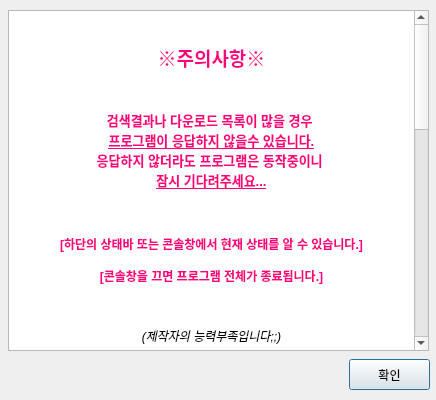
<?xml version="1.0" encoding="UTF-8"?>
<ui version="4.0">
 <class>Dialog</class>
 <widget class="QDialog" name="Dialog">
  <property name="enabled">
   <bool>true</bool>
  </property>
  <property name="geometry">
   <rect>
    <x>0</x>
    <y>0</y>
    <width>436</width>
    <height>400</height>
   </rect>
  </property>
  <property name="sizePolicy">
   <sizepolicy hsizetype="Fixed" vsizetype="Fixed">
    <horstretch>0</horstretch>
    <verstretch>0</verstretch>
   </sizepolicy>
  </property>
  <property name="minimumSize">
   <size>
    <width>436</width>
    <height>400</height>
   </size>
  </property>
  <property name="maximumSize">
   <size>
    <width>436</width>
    <height>400</height>
   </size>
  </property>
  <property name="windowTitle">
   <string>Dialog</string>
  </property>
  <property name="windowIcon">
   <iconset>
    <normaloff>questionmark.ico</normaloff>questionmark.ico</iconset>
  </property>
  <widget class="QTextBrowser" name="textBrowser">
   <property name="geometry">
    <rect>
     <x>8</x>
     <y>10</y>
     <width>421</width>
     <height>341</height>
    </rect>
   </property>
   <property name="styleSheet">
    <string notr="true"/>
   </property>
   <property name="html">
    <string>&lt;!DOCTYPE HTML PUBLIC &quot;-//W3C//DTD HTML 4.0//EN&quot; &quot;http://www.w3.org/TR/REC-html40/strict.dtd&quot;&gt;
&lt;html&gt;&lt;head&gt;&lt;meta name=&quot;qrichtext&quot; content=&quot;1&quot; /&gt;&lt;style type=&quot;text/css&quot;&gt;
p, li { white-space: pre-wrap; }
&lt;/style&gt;&lt;/head&gt;&lt;body style=&quot; font-family:'Gulim'; font-size:9pt; font-weight:400; font-style:normal;&quot;&gt;
&lt;p align=&quot;center&quot; style=&quot;-qt-paragraph-type:empty; margin-top:0px; margin-bottom:0px; margin-left:0px; margin-right:0px; -qt-block-indent:0; text-indent:0px;&quot;&gt;&lt;br /&gt;&lt;/p&gt;
&lt;p align=&quot;center&quot; style=&quot;-qt-paragraph-type:empty; margin-top:0px; margin-bottom:0px; margin-left:0px; margin-right:0px; -qt-block-indent:0; text-indent:0px;&quot;&gt;&lt;br /&gt;&lt;/p&gt;
&lt;p align=&quot;center&quot; style=&quot; margin-top:0px; margin-bottom:0px; margin-left:0px; margin-right:0px; -qt-block-indent:0; text-indent:0px;&quot;&gt;&lt;span style=&quot; font-size:14pt; font-weight:600; color:#ff007f;&quot;&gt;※주의사항※&lt;/span&gt;&lt;/p&gt;
&lt;p align=&quot;center&quot; style=&quot;-qt-paragraph-type:empty; margin-top:0px; margin-bottom:0px; margin-left:0px; margin-right:0px; -qt-block-indent:0; text-indent:0px; font-size:14pt; font-weight:600; color:#ff007f;&quot;&gt;&lt;br /&gt;&lt;/p&gt;
&lt;p align=&quot;center&quot; style=&quot;-qt-paragraph-type:empty; margin-top:0px; margin-bottom:0px; margin-left:0px; margin-right:0px; -qt-block-indent:0; text-indent:0px; font-size:10pt; font-weight:600; color:#ff007f;&quot;&gt;&lt;br /&gt;&lt;/p&gt;
&lt;p align=&quot;center&quot; style=&quot; margin-top:0px; margin-bottom:0px; margin-left:0px; margin-right:0px; -qt-block-indent:0; text-indent:0px;&quot;&gt;&lt;span style=&quot; font-size:10pt; font-weight:600; color:#ff007f;&quot;&gt;검색결과나 다운로드 목록이 많을 경우 &lt;/span&gt;&lt;/p&gt;
&lt;p align=&quot;center&quot; style=&quot; margin-top:0px; margin-bottom:0px; margin-left:0px; margin-right:0px; -qt-block-indent:0; text-indent:0px;&quot;&gt;&lt;span style=&quot; font-size:10pt; font-weight:600; text-decoration: underline; color:#ff007f;&quot;&gt;프로그램이 응답하지 않을수 있습니다.&lt;/span&gt;&lt;/p&gt;
&lt;p align=&quot;center&quot; style=&quot; margin-top:0px; margin-bottom:0px; margin-left:0px; margin-right:0px; -qt-block-indent:0; text-indent:0px;&quot;&gt;&lt;span style=&quot; font-size:10pt; font-weight:600; color:#ff007f;&quot;&gt;응답하지 않더라도 프로그램은 동작중이니 &lt;/span&gt;&lt;/p&gt;
&lt;p align=&quot;center&quot; style=&quot; margin-top:0px; margin-bottom:0px; margin-left:0px; margin-right:0px; -qt-block-indent:0; text-indent:0px;&quot;&gt;&lt;span style=&quot; font-size:10pt; font-weight:600; text-decoration: underline; color:#ff007f;&quot;&gt;잠시 기다려주세요...&lt;/span&gt;&lt;/p&gt;
&lt;p align=&quot;center&quot; style=&quot;-qt-paragraph-type:empty; margin-top:0px; margin-bottom:0px; margin-left:0px; margin-right:0px; -qt-block-indent:0; text-indent:0px; font-size:10pt; font-weight:600; color:#ff007f;&quot;&gt;&lt;br /&gt;&lt;/p&gt;
&lt;p align=&quot;center&quot; style=&quot;-qt-paragraph-type:empty; margin-top:0px; margin-bottom:0px; margin-left:0px; margin-right:0px; -qt-block-indent:0; text-indent:0px; font-size:10pt; font-weight:600; color:#ff007f;&quot;&gt;&lt;br /&gt;&lt;/p&gt;
&lt;p align=&quot;center&quot; style=&quot;-qt-paragraph-type:empty; margin-top:0px; margin-bottom:0px; margin-left:0px; margin-right:0px; -qt-block-indent:0; text-indent:0px; font-size:10pt; font-weight:600; color:#ff007f;&quot;&gt;&lt;br /&gt;&lt;/p&gt;
&lt;p align=&quot;center&quot; style=&quot; margin-top:0px; margin-bottom:0px; margin-left:0px; margin-right:0px; -qt-block-indent:0; text-indent:0px;&quot;&gt;&lt;span style=&quot; font-weight:600; color:#ff007f;&quot;&gt;[하단의 상태바 또는 콘솔창에서 현재 상태를 알 수 있습니다.]&lt;/span&gt;&lt;/p&gt;
&lt;p align=&quot;center&quot; style=&quot;-qt-paragraph-type:empty; margin-top:0px; margin-bottom:0px; margin-left:0px; margin-right:0px; -qt-block-indent:0; text-indent:0px; font-weight:600; color:#ff007f;&quot;&gt;&lt;br /&gt;&lt;/p&gt;
&lt;p align=&quot;center&quot; style=&quot; margin-top:0px; margin-bottom:0px; margin-left:0px; margin-right:0px; -qt-block-indent:0; text-indent:0px;&quot;&gt;&lt;span style=&quot; font-weight:600; color:#ff007f;&quot;&gt;[콘솔창을 끄면 프로그램 전체가 종료됩니다.]&lt;/span&gt;&lt;/p&gt;
&lt;p align=&quot;center&quot; style=&quot;-qt-paragraph-type:empty; margin-top:0px; margin-bottom:0px; margin-left:0px; margin-right:0px; -qt-block-indent:0; text-indent:0px; color:#55aaff;&quot;&gt;&lt;br /&gt;&lt;/p&gt;
&lt;p align=&quot;center&quot; style=&quot;-qt-paragraph-type:empty; margin-top:0px; margin-bottom:0px; margin-left:0px; margin-right:0px; -qt-block-indent:0; text-indent:0px; color:#55aaff;&quot;&gt;&lt;br /&gt;&lt;/p&gt;
&lt;p align=&quot;center&quot; style=&quot;-qt-paragraph-type:empty; margin-top:0px; margin-bottom:0px; margin-left:0px; margin-right:0px; -qt-block-indent:0; text-indent:0px; color:#55aaff;&quot;&gt;&lt;br /&gt;&lt;/p&gt;
&lt;p align=&quot;center&quot; style=&quot; margin-top:0px; margin-bottom:0px; margin-left:0px; margin-right:0px; -qt-block-indent:0; text-indent:0px;&quot;&gt;&lt;span style=&quot; font-style:italic; color:#000000;&quot;&gt;(제작자의 능력부족입니다;;)&lt;/span&gt;&lt;/p&gt;
&lt;p align=&quot;center&quot; style=&quot;-qt-paragraph-type:empty; margin-top:0px; margin-bottom:0px; margin-left:0px; margin-right:0px; -qt-block-indent:0; text-indent:0px;&quot;&gt;&lt;br /&gt;&lt;/p&gt;
&lt;p align=&quot;center&quot; style=&quot;-qt-paragraph-type:empty; margin-top:0px; margin-bottom:0px; margin-left:0px; margin-right:0px; -qt-block-indent:0; text-indent:0px;&quot;&gt;&lt;br /&gt;&lt;/p&gt;
&lt;p align=&quot;center&quot; style=&quot;-qt-paragraph-type:empty; margin-top:0px; margin-bottom:0px; margin-left:0px; margin-right:0px; -qt-block-indent:0; text-indent:0px;&quot;&gt;&lt;br /&gt;&lt;/p&gt;
&lt;p align=&quot;center&quot; style=&quot;-qt-paragraph-type:empty; margin-top:0px; margin-bottom:0px; margin-left:0px; margin-right:0px; -qt-block-indent:0; text-indent:0px;&quot;&gt;&lt;br /&gt;&lt;/p&gt;
&lt;p align=&quot;center&quot; style=&quot;-qt-paragraph-type:empty; margin-top:0px; margin-bottom:0px; margin-left:0px; margin-right:0px; -qt-block-indent:0; text-indent:0px;&quot;&gt;&lt;br /&gt;&lt;/p&gt;
&lt;p align=&quot;center&quot; style=&quot;-qt-paragraph-type:empty; margin-top:0px; margin-bottom:0px; margin-left:0px; margin-right:0px; -qt-block-indent:0; text-indent:0px;&quot;&gt;&lt;br /&gt;&lt;/p&gt;
&lt;p align=&quot;center&quot; style=&quot;-qt-paragraph-type:empty; margin-top:0px; margin-bottom:0px; margin-left:0px; margin-right:0px; -qt-block-indent:0; text-indent:0px;&quot;&gt;&lt;br /&gt;&lt;/p&gt;
&lt;p align=&quot;center&quot; style=&quot; margin-top:0px; margin-bottom:0px; margin-left:0px; margin-right:0px; -qt-block-indent:0; text-indent:0px;&quot;&gt;&lt;span style=&quot; font-size:10pt;&quot;&gt;======================================================&lt;/span&gt;&lt;/p&gt;
&lt;p align=&quot;center&quot; style=&quot;-qt-paragraph-type:empty; margin-top:0px; margin-bottom:0px; margin-left:0px; margin-right:0px; -qt-block-indent:0; text-indent:0px;&quot;&gt;&lt;br /&gt;&lt;/p&gt;
&lt;p align=&quot;center&quot; style=&quot;-qt-paragraph-type:empty; margin-top:0px; margin-bottom:0px; margin-left:0px; margin-right:0px; -qt-block-indent:0; text-indent:0px;&quot;&gt;&lt;br /&gt;&lt;/p&gt;
&lt;p align=&quot;center&quot; style=&quot; margin-top:0px; margin-bottom:0px; margin-left:0px; margin-right:0px; -qt-block-indent:0; text-indent:0px;&quot;&gt;&lt;span style=&quot; font-size:14pt; font-weight:600;&quot;&gt;◆ Radibrary 다운로더 V0.5◆&lt;/span&gt;&lt;/p&gt;
&lt;p align=&quot;center&quot; style=&quot;-qt-paragraph-type:empty; margin-top:0px; margin-bottom:0px; margin-left:0px; margin-right:0px; -qt-block-indent:0; text-indent:0px; font-size:10pt;&quot;&gt;&lt;br /&gt;&lt;/p&gt;
&lt;p align=&quot;center&quot; style=&quot; margin-top:0px; margin-bottom:0px; margin-left:0px; margin-right:0px; -qt-block-indent:0; text-indent:0px;&quot;&gt;&lt;span style=&quot; font-size:10pt; text-decoration: underline;&quot;&gt;제작: MAQUIA&lt;/span&gt;&lt;/p&gt;
&lt;p align=&quot;center&quot; style=&quot; margin-top:0px; margin-bottom:0px; margin-left:0px; margin-right:0px; -qt-block-indent:0; text-indent:0px;&quot;&gt;(파이썬 뉴비)&lt;/p&gt;
&lt;p align=&quot;center&quot; style=&quot;-qt-paragraph-type:empty; margin-top:0px; margin-bottom:0px; margin-left:0px; margin-right:0px; -qt-block-indent:0; text-indent:0px;&quot;&gt;&lt;br /&gt;&lt;/p&gt;
&lt;p align=&quot;center&quot; style=&quot;-qt-paragraph-type:empty; margin-top:0px; margin-bottom:0px; margin-left:0px; margin-right:0px; -qt-block-indent:0; text-indent:0px; font-size:10pt;&quot;&gt;&lt;br /&gt;&lt;/p&gt;
&lt;p align=&quot;center&quot; style=&quot; margin-top:0px; margin-bottom:0px; margin-left:0px; margin-right:0px; -qt-block-indent:0; text-indent:0px;&quot;&gt;&lt;span style=&quot; font-size:10pt;&quot;&gt;======================================================&lt;/span&gt;&lt;/p&gt;
&lt;p align=&quot;center&quot; style=&quot;-qt-paragraph-type:empty; margin-top:0px; margin-bottom:0px; margin-left:0px; margin-right:0px; -qt-block-indent:0; text-indent:0px; font-size:10pt;&quot;&gt;&lt;br /&gt;&lt;/p&gt;
&lt;p align=&quot;center&quot; style=&quot; margin-top:0px; margin-bottom:0px; margin-left:0px; margin-right:0px; -qt-block-indent:0; text-indent:0px;&quot;&gt;&lt;span style=&quot; font-size:12pt; font-weight:600;&quot;&gt;▶ 사용법 ◀&lt;/span&gt;&lt;/p&gt;
&lt;p align=&quot;center&quot; style=&quot;-qt-paragraph-type:empty; margin-top:0px; margin-bottom:0px; margin-left:0px; margin-right:0px; -qt-block-indent:0; text-indent:0px; font-size:10pt;&quot;&gt;&lt;br /&gt;&lt;/p&gt;
&lt;p align=&quot;center&quot; style=&quot; margin-top:0px; margin-bottom:0px; margin-left:0px; margin-right:0px; -qt-block-indent:0; text-indent:0px;&quot;&gt;&lt;span style=&quot; font-size:10pt;&quot;&gt;[검색어 입력, 검색]&lt;/span&gt;&lt;/p&gt;
&lt;p align=&quot;center&quot; style=&quot;-qt-paragraph-type:empty; margin-top:0px; margin-bottom:0px; margin-left:0px; margin-right:0px; -qt-block-indent:0; text-indent:0px; font-size:10pt;&quot;&gt;&lt;br /&gt;&lt;/p&gt;
&lt;p align=&quot;center&quot; style=&quot; margin-top:0px; margin-bottom:0px; margin-left:0px; margin-right:0px; -qt-block-indent:0; text-indent:0px;&quot;&gt;&lt;span style=&quot; font-size:10pt;&quot;&gt;[검색 리스트에서 원하는 항목 클릭&amp;amp;드래그로 선택]&lt;/span&gt;&lt;/p&gt;
&lt;p align=&quot;center&quot; style=&quot;-qt-paragraph-type:empty; margin-top:0px; margin-bottom:0px; margin-left:0px; margin-right:0px; -qt-block-indent:0; text-indent:0px; font-size:10pt;&quot;&gt;&lt;br /&gt;&lt;/p&gt;
&lt;p align=&quot;center&quot; style=&quot; margin-top:0px; margin-bottom:0px; margin-left:0px; margin-right:0px; -qt-block-indent:0; text-indent:0px;&quot;&gt;&lt;span style=&quot; font-size:10pt;&quot;&gt;[다운로드 위치 지정]&lt;/span&gt;&lt;/p&gt;
&lt;p align=&quot;center&quot; style=&quot;-qt-paragraph-type:empty; margin-top:0px; margin-bottom:0px; margin-left:0px; margin-right:0px; -qt-block-indent:0; text-indent:0px; font-size:10pt;&quot;&gt;&lt;br /&gt;&lt;/p&gt;
&lt;p align=&quot;center&quot; style=&quot; margin-top:0px; margin-bottom:0px; margin-left:0px; margin-right:0px; -qt-block-indent:0; text-indent:0px;&quot;&gt;&lt;span style=&quot; font-size:10pt;&quot;&gt;['선택항목 다운로드' 버튼으로 다운로드 시작]&lt;/span&gt;&lt;/p&gt;
&lt;p align=&quot;center&quot; style=&quot;-qt-paragraph-type:empty; margin-top:0px; margin-bottom:0px; margin-left:0px; margin-right:0px; -qt-block-indent:0; text-indent:0px; font-size:10pt;&quot;&gt;&lt;br /&gt;&lt;/p&gt;
&lt;p align=&quot;center&quot; style=&quot;-qt-paragraph-type:empty; margin-top:0px; margin-bottom:0px; margin-left:0px; margin-right:0px; -qt-block-indent:0; text-indent:0px; font-size:10pt;&quot;&gt;&lt;br /&gt;&lt;/p&gt;
&lt;p align=&quot;center&quot; style=&quot; margin-top:0px; margin-bottom:0px; margin-left:0px; margin-right:0px; -qt-block-indent:0; text-indent:0px;&quot;&gt;&lt;span style=&quot; font-size:10pt;&quot;&gt;======================================================&lt;/span&gt;&lt;/p&gt;
&lt;p align=&quot;center&quot; style=&quot;-qt-paragraph-type:empty; margin-top:0px; margin-bottom:0px; margin-left:0px; margin-right:0px; -qt-block-indent:0; text-indent:0px; font-size:10pt;&quot;&gt;&lt;br /&gt;&lt;/p&gt;
&lt;p align=&quot;center&quot; style=&quot;-qt-paragraph-type:empty; margin-top:0px; margin-bottom:0px; margin-left:0px; margin-right:0px; -qt-block-indent:0; text-indent:0px; font-size:10pt;&quot;&gt;&lt;br /&gt;&lt;/p&gt;
&lt;p align=&quot;center&quot; style=&quot; margin-top:0px; margin-bottom:0px; margin-left:0px; margin-right:0px; -qt-block-indent:0; text-indent:0px;&quot;&gt;&lt;span style=&quot; font-size:10pt;&quot;&gt;※검색이 되지 않는경우※&lt;/span&gt;&lt;/p&gt;
&lt;p align=&quot;center&quot; style=&quot;-qt-paragraph-type:empty; margin-top:0px; margin-bottom:0px; margin-left:0px; margin-right:0px; -qt-block-indent:0; text-indent:0px; font-size:10pt;&quot;&gt;&lt;br /&gt;&lt;/p&gt;
&lt;p align=&quot;center&quot; style=&quot; margin-top:0px; margin-bottom:0px; margin-left:0px; margin-right:0px; -qt-block-indent:0; text-indent:0px;&quot;&gt;&lt;span style=&quot; font-size:10pt;&quot;&gt;Radibrary 홈페이지에서 직접 검색해보고 &lt;/span&gt;&lt;/p&gt;
&lt;p align=&quot;center&quot; style=&quot; margin-top:0px; margin-bottom:0px; margin-left:0px; margin-right:0px; -qt-block-indent:0; text-indent:0px;&quot;&gt;&lt;span style=&quot; font-size:10pt;&quot;&gt;검색결과가 존재하는지 확인해주세요&lt;/span&gt;&lt;/p&gt;
&lt;p align=&quot;center&quot; style=&quot;-qt-paragraph-type:empty; margin-top:0px; margin-bottom:0px; margin-left:0px; margin-right:0px; -qt-block-indent:0; text-indent:0px; font-size:10pt;&quot;&gt;&lt;br /&gt;&lt;/p&gt;
&lt;p align=&quot;center&quot; style=&quot;-qt-paragraph-type:empty; margin-top:0px; margin-bottom:0px; margin-left:0px; margin-right:0px; -qt-block-indent:0; text-indent:0px; font-size:10pt;&quot;&gt;&lt;br /&gt;&lt;/p&gt;&lt;/body&gt;&lt;/html&gt;</string>
   </property>
  </widget>
  <widget class="QPushButton" name="pushButton">
   <property name="geometry">
    <rect>
     <x>349</x>
     <y>359</y>
     <width>81</width>
     <height>31</height>
    </rect>
   </property>
   <property name="text">
    <string>확인</string>
   </property>
  </widget>
 </widget>
 <resources/>
 <connections/>
</ui>
